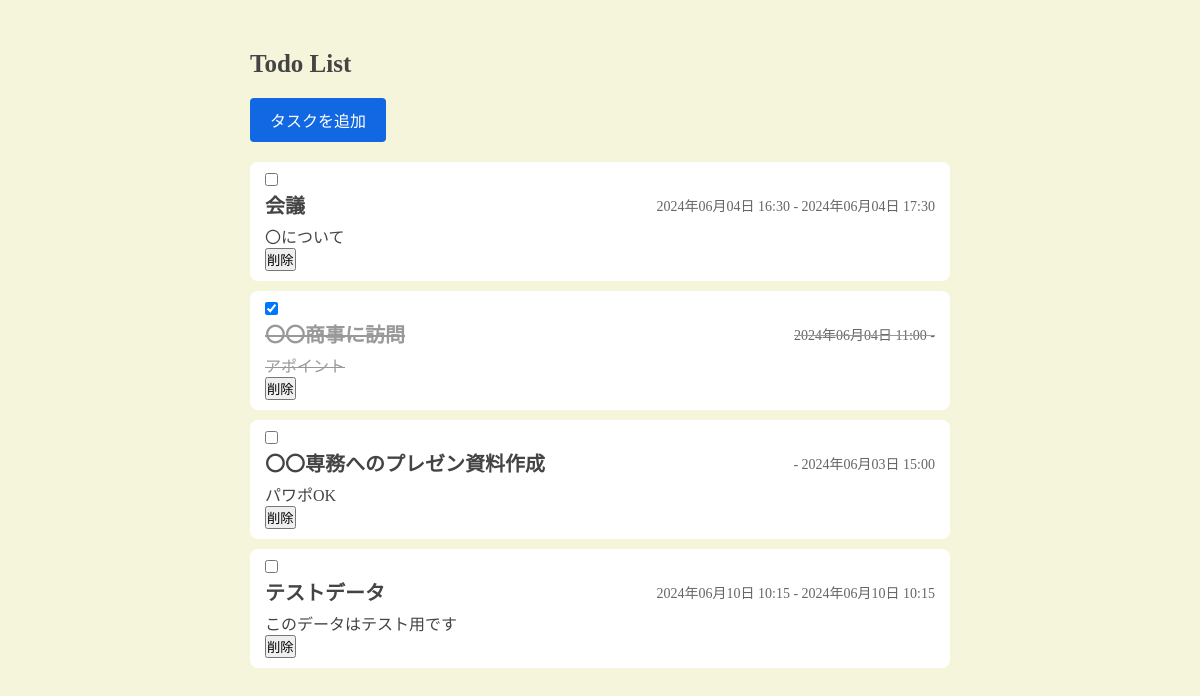
The page / on the database its author committed.
### mytodo/models.py (models this page shows, shortened)
class Task(models.Model):
    class Meta:
        db_table = "tasks"
    title = models.CharField(verbose_name="タスク名",max_length=255)
    description = models.TextField(verbose_name="詳細", null=True, blank=True)
    complite = models.IntegerField(verbose_name="完了フラグ",default=0)
    start_date = models.DateTimeField(verbose_name="開始日", null=True, blank=True)
    end_date = models.DateTimeField(verbose_name="終了日", null=True, blank=True)

### mytodo/views.py (the view)
class IndexView(View):
    def get(self, request):
        todo_list = Task.objects.all()
        context = {
            "todo_list": todo_list
        }
        return render(request, "mytodo/index.html", context)

### templates/mytodo/index.html (shortened to what this page needs)
{% extends "base.html" %}
{% block contents %}
<div class="index">
    <h1>Todo List</h1>
    <a href="{% url 'add' %}">タスクを追加</a>
    <ul>
        {% for task in todo_list %}
        <li class="{% if task.complite %} complete {% endif %}">
            <form action="{% url 'Update_task_complite' %}" method='POST'>
                <input type="checkbox" onchange="this.form.submit()" {% if task.complite %} checked {% endif %}>
                <div class="task-header">
                    <span class="task-title">{{ task.title }}</span>
                    <span class="task-date">{{ task.start_date|date:"Y年m月d日 H:i"}} - {{ task.end_date|date:"Y年m月d日 H:i"}}</span>
                </div>
                <span class="task-description">{{ task.description }}</span>
            </form>
            <form method="post" action="{% url 'task_delete' task.id  %}" style="display:inline;">
                <button type="submit" class="btn btn-danger" onclick="return confirm('本当に削除してもよろしいですか？')">削除</button>
            </form>
        </li>
        {% endfor %}
    </ul>
</div>
{% endblock %}

### templates/base.html (shortened to what this page needs)
{% load static %}
<!DOCTYPE html>
<html lang="en">
<head>
    <link rel="stylesheet" href="{% static 'css/style.css' %}">
</head>
<body>
    <div class="container">
    {% block contents %}
    {% endblock %}
    </div>
</body>
</html>

### static/css/style.css (style rules this page uses)
* { margin:0; padding: 0; }
.container { height: 100vh; padding: 50px 250px; background-color: beige; color: rgb(68, 68, 68); }
h1 { font-size: 25px; margin-bottom: 20px; }
.index a { display: inline-block; margin-bottom: 20px; padding: 10px 20px; background-color: rgb(17, 104, 226); color: #fff; text-decoration: none; border-radius: 4px; }
.index ul { list-style-type: none; }
.index li { background-color: #FFF; margin-bottom: 10px; padding: 10px 15px; border-radius: 8px; box-shadow: #00000010; }
.task-header { display: flex; justify-content: space-between; align-items: center; margin-bottom: 5px; }
.task-title { font-weight: bold; font-size: 20px; }
.task-date { font-size: 14px; color: #666; }
.task-description { font-size: 16px; }
.index li.complete { text-decoration: line-through; color: #999; }

### rows shown on the page
Task: title "会議", start_date "2024年06月04日 16:30", end_date "2024年06月04日 17:30", description "〇について"
Task: complite "☑", title "〇〇商事に訪問", start_date "2024年06月04日 11:00", description "アポイント"
Task: title "〇〇専務へのプレゼン資料作成", end_date "2024年06月03日 15:00", description "パワポOK"
Task: title "テストデータ", start_date "2024年06月10日 10:15", end_date "2024年06月10日 10:15", description "このデータはテスト用です"
